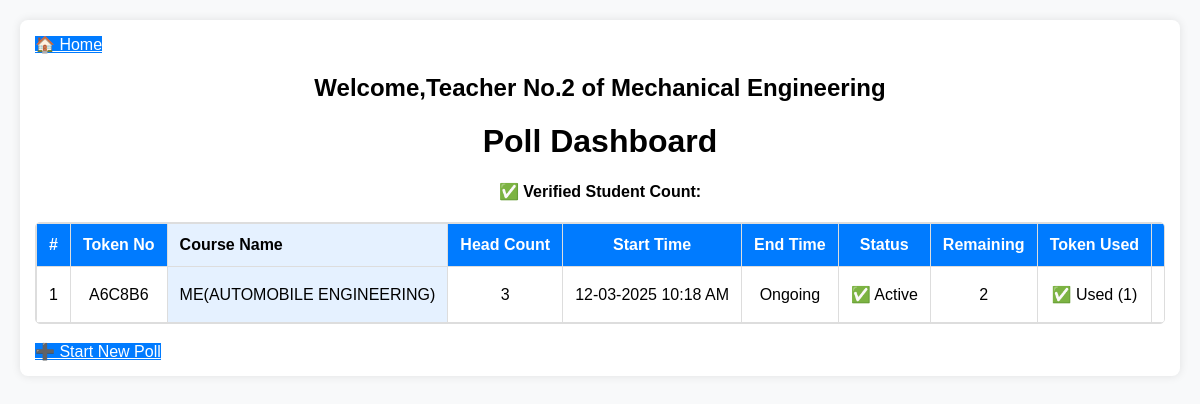
The app's page /tokencast/dashboard/ (signed in) with its own data.
### tokencast/models.py (models this page shows, shortened)
class PollSession(models.Model):
    teacher = models.ForeignKey(Teacher, on_delete=models.CASCADE)
    verification_code = models.CharField(max_length=50, unique=True)
    token_no = models.CharField(max_length=10)
    course_name = models.CharField(max_length=250)
    head_count = models.IntegerField()
    is_active = models.BooleanField(default=True)
    is_started = models.BooleanField(default=False)  # ✅ New field to track poll start
    start_time = models.DateTimeField(null=True, blank=True)
    end_time = models.DateTimeField(null=True, blank=True)
    used_token_count = models.IntegerField(default=0)  # Add default=0 to prevent NULL errors
    counter_token = models.IntegerField(default=0)  # Add default=0 to prevent NULL errors

### tokencast/views.py (the view)
# urls.py: path('dashboard/', views.poll_dashboard, name='poll_dashboard'),
@login_required
def poll_dashboard(request):
    teacher = get_object_or_404(Teacher, user=request.user)
    polls = PollSession.objects.filter(teacher=teacher).order_by('-start_time')  # Fetch polls for the teacher
    base_url = request.build_absolute_uri('/').rstrip('/')  # Get http://127.0.0.1:8000
    faculty_name = request.user.get_full_name() or request.user.username  # ✅ Fetch teacher's name
    department = Department.objects.get(id=request.user.department_id)  # Fetch the department instance
    dept_name = department.name.title()
    for index, poll in enumerate(polls, start=1):
        poll.row_number = index  # Row count
        poll.token_used = StudentVote.objects.filter(poll_session=poll).exists()  # Check if token was used
        poll.used_token_count = StudentVote.objects.filter(poll_session=poll).count()  # Count used tokens
        poll.remaining_votes = max(poll.head_count - poll.used_token_count, 0)  # ✅ Calculate remaining votes
        poll.voting_link = f"{base_url}/tokencast/vote/{poll.verification_code}/"  # Generate shareable link
    return render(request, 'tokencast/poll_dashboard.html',
        {'polls': polls,'faculty_name': faculty_name,
        'dept_name': dept_name})

### tokencast/templates/tokencast/poll_dashboard.html (shortened to what this page needs)
<!DOCTYPE html>
<html lang="en">
<head>
</head>
<body>
<div class="container">
    <a href="{% url 'teachers:logout' %}" class="btn btn-primary">🏠 Home</a>
    <h2>Welcome,{{ faculty_name }} of {{ dept_name }}</h2>
    <h1>Poll Dashboard</h1>
    <h4 class="text-center text-success">
        ✅ Verified Student Count: {{ request.GET.count }}
    </h4>
    {% if polls %}
    <div class="table-container">
        <table>
            <thead>
                <tr>
                    <th>#</th>
                    <th>Token No</th>
                    <th style="color:black;text-align:left;">Course Name</th>
                    <th>Head Count</th>
                    <th>Start Time</th>
                    <th>End Time</th>
                    <th>Status</th>
                    <th>Remaining</th>
                    <th>Token Used</th>
                    <th>Poll Link</th>
                </tr>
            </thead>
            <tbody>
                {% for poll in polls %}
                <tr>
                    <td>{{ forloop.counter }}</td>
                    <td>{{ poll.token_no }}</td>
                    <td style="text-align:left;">{{ poll.course_name }}</td>
                    <td>{{ poll.head_count }}</td>
                    <td>{{ poll.start_time|date:"d-m-Y h:i A" }}</td>
                    <td>{{ poll.end_time|date:"d-m-Y h:i A"|default:"Ongoing" }}</td>
                    <td>{% if poll.is_active %}✅ Active{% else %}❌ Ended{% endif %}</td>
                    <td>{{ poll.remaining_votes|default:0 }}</td>
                    <td>
                        {% if poll.used_token_count %}
                            ✅ Used ({{ poll.used_token_count }})
                        {% else %}
                            ❌ Not Used
                        {% endif %}
                    </td>
                    <td>
                    </td>
                </tr>
                {% endfor %}
            </tbody>
        </table>
    </div>
    {% else %}
        <p style="text-align: center;">No active polls.</p>
    {% endif %}
    <br>
    <a href="{% url 'tokencast:initiate_poll' %}" class="btn btn-primary w-100">➕ Start New Poll</a>
</div>
</body>
</html>

### tokencast/templates/tokencast/poll_dashboard.html (style rules this page uses)
body { font-family: Arial, sans-serif; margin: 20px; padding: 0; background-color: #f8f9fa; }
h1, h2, h4 { text-align: center; }
.container { max-width: 1200px; margin: auto; padding: 15px; background: white; box-shadow: 0px 0px 10px rgba(0, 0, 0, 0.1); border-radius: 8px; }
.table-container { overflow-y: auto; max-height: 500px; border: 1px solid #ddd; border-radius: 5px; }
table { width: 100%; border-collapse: collapse; background: white; }
thead { background-color: #007bff; color: white; position: sticky; top: 0; z-index: 10; }
th, td { padding: 12px; border: 1px solid #ddd; text-align: center; white-space: nowrap; }
th:nth-child(3), td:nth-child(3) { position: sticky; left: 0; background: #e5f1ff; z-index: 15; box-shadow: 2px 0 5px rgba(0, 0, 0, 0.1); }
.btn-primary { background-color: #007bff; color: white; }

### records on screen
PollSession: token_no "A6C8B6", course_name "ME(AUTOMOBILE ENGINEERING)", head_count "3", start_time "12-03-2025 10:18 AM", end_time "Ongoing", is_active "✅ Active", remaining_votes "2", used_token_count "1"

### other values on screen
{{ faculty_name }} "Teacher No.2"
{{ dept_name }} "Mechanical Engineering"
